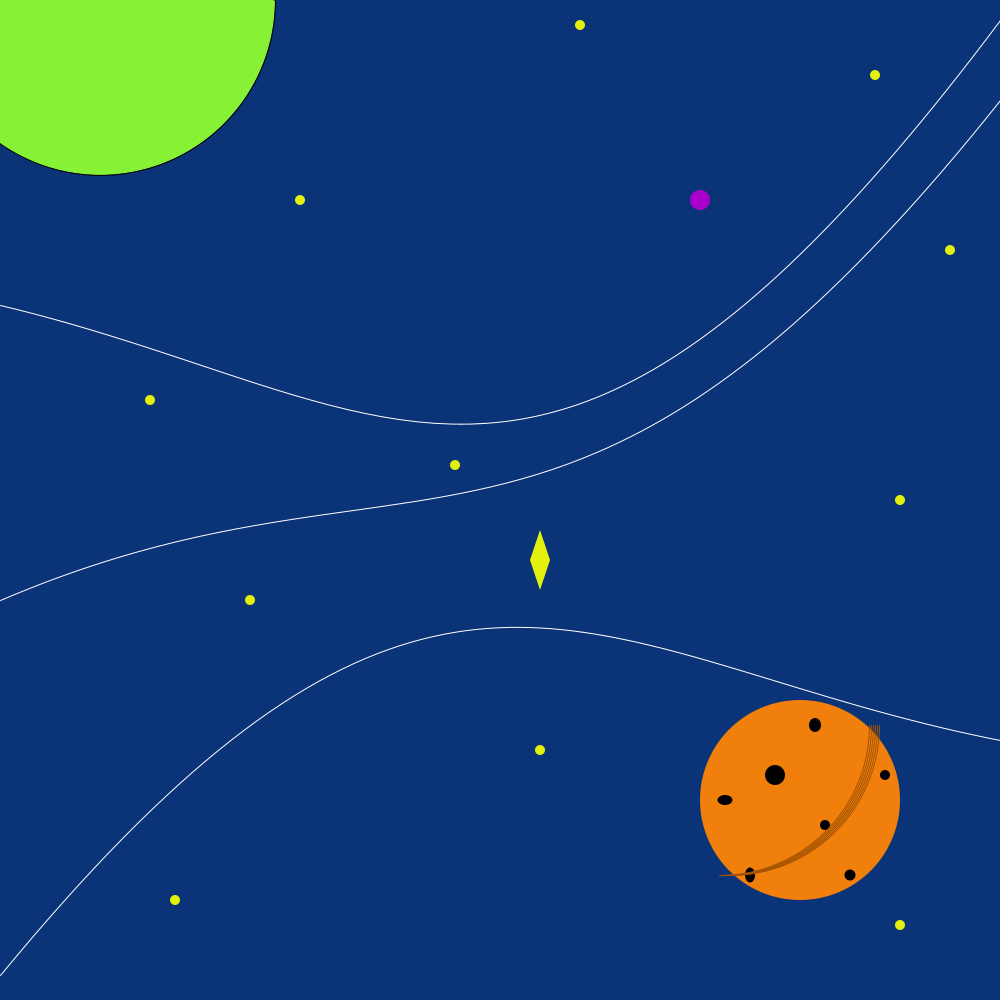
Frame 1 (no input)
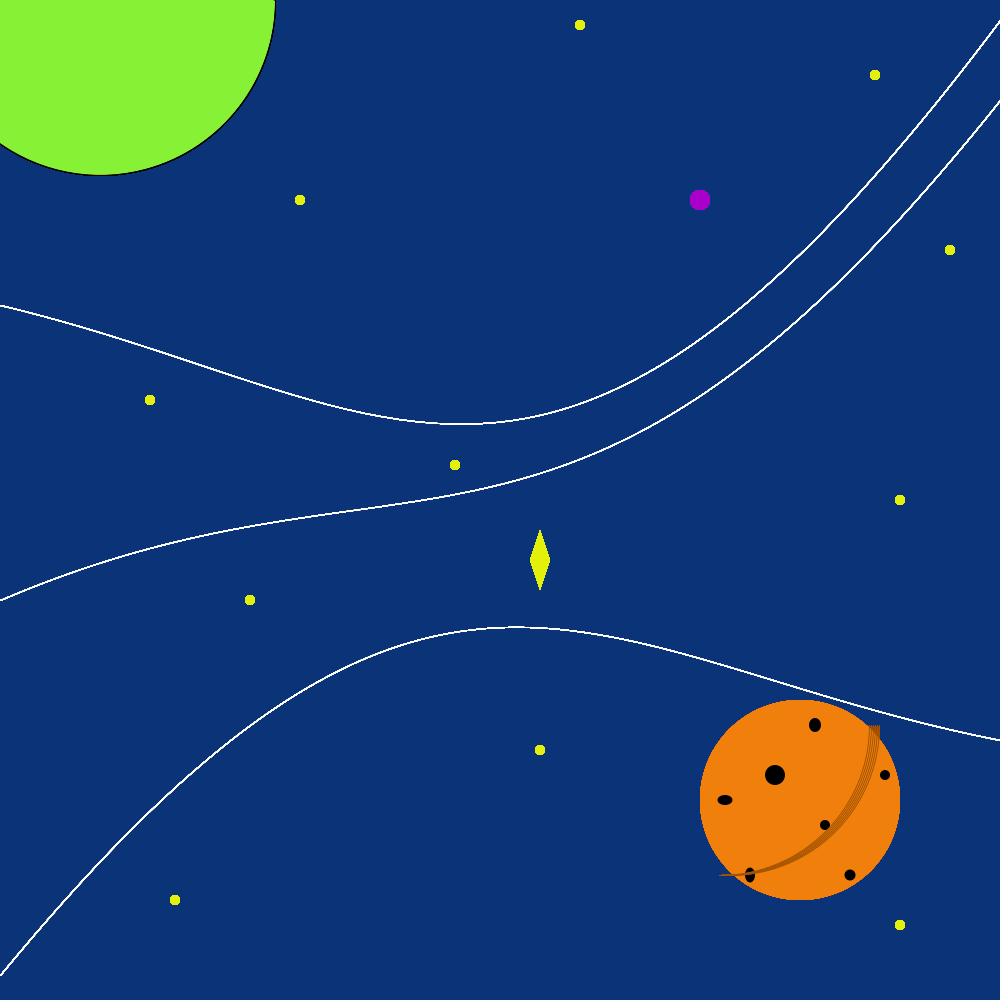
Frame 60 (the mouse pressed at the canvas centre just before this capture)
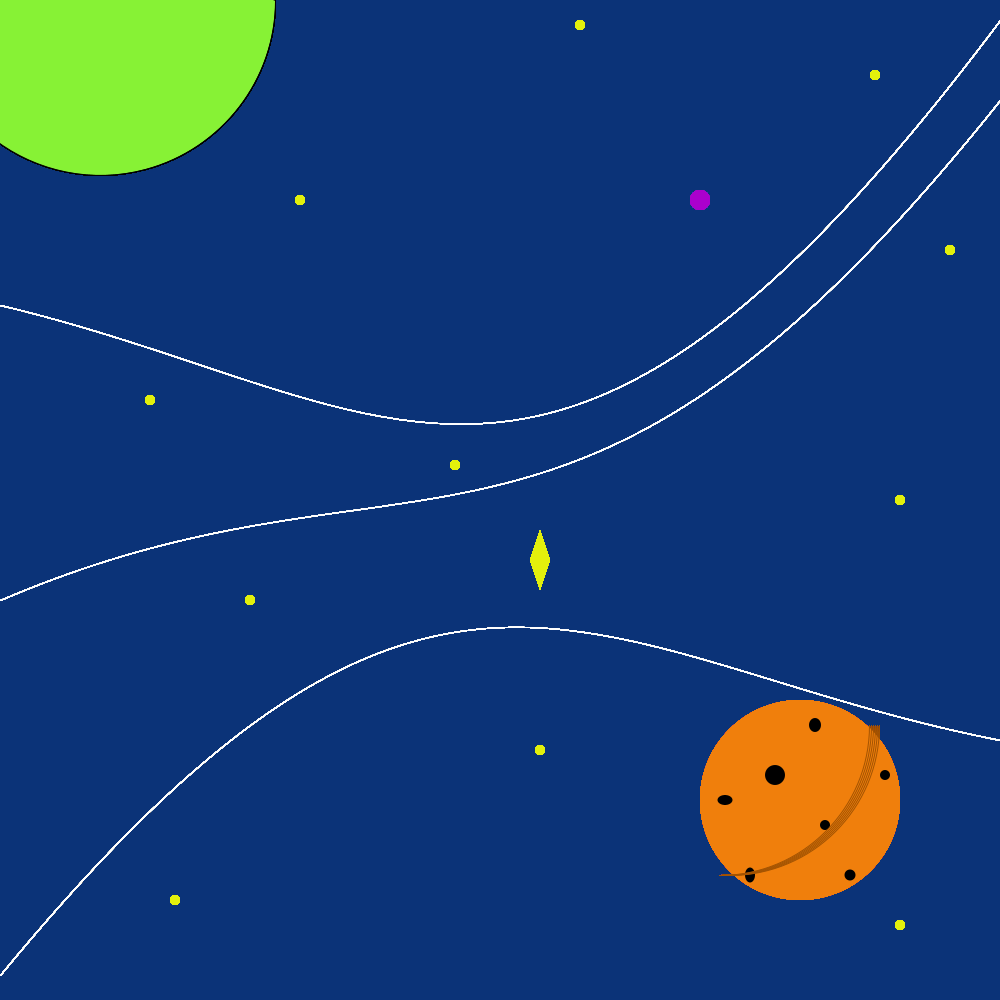
Frame 120 (the mouse held since frame 60 and released just before this capture)

The Processing sketch that drew these frames (run headless with seeded random() and noise(); from frame 60 on, the mouse is pressed at the canvas centre):

// Processing sketch: Assignment2
// ── Assignment2.pde
void setup(){
  background(11, 51, 120);
  size(1000,1000);  

}
void draw(){  
  fill(171,0,204);
  noStroke();
  ellipse(700,200, 20,20);
  
  fill(227,240,12);
  ellipse(900,500, 10,10);
  ellipse(150,400, 10,10);
  ellipse(175,900, 10,10);
  ellipse(250,600, 10,10);
  ellipse(875,75, 10,10);
  ellipse(300,200, 10,10);
  ellipse(540,750, 10,10);
  ellipse(580,25, 10,10);
  ellipse(900,925, 10,10);
  ellipse(455,465, 10,10);
  ellipse(950,250, 10,10);
  
  noStroke();
  fill(240,127,12);
  ellipse(800,800,200,200);
  
  fill(0,0,0);
  ellipse(825,825,10,10);
  ellipse(775,775,20,20);
  ellipse(885,775,10,10);
  ellipse(750,875,10,15);
  ellipse(725,800,15,10);
  ellipse(815,725,12,14);
  ellipse(850,875,11,11);
  
  noFill();
  stroke(163,83,1);
  arc(725,725,300,300,0,HALF_PI);
  arc(723,725,300,300,0,HALF_PI);
  arc(721,725,300,300,0,HALF_PI);
  arc(719,725,300,300,0,HALF_PI);
  arc(727,725,300,300,0,HALF_PI);
  arc(729,725,300,300,0,HALF_PI);
  
  fill(135,242,53);
  stroke(0,0,0);
  arc(100,0, 350,350, 0, PI+QUARTER_PI, CHORD);
  
  fill(227,240,12);
  noStroke();
  triangle(530,560, 550,560,540,530);
  triangle(530,560, 550,560,540,590);

  noFill();
  stroke(255,255,255);
  bezier(0,600, 420,420, 570,640, 1000,100);
  bezier(0,305, 400,400, 550,620, 1000,20);
  bezier(0,975, 440,440, 590,660, 1000,740);

}
